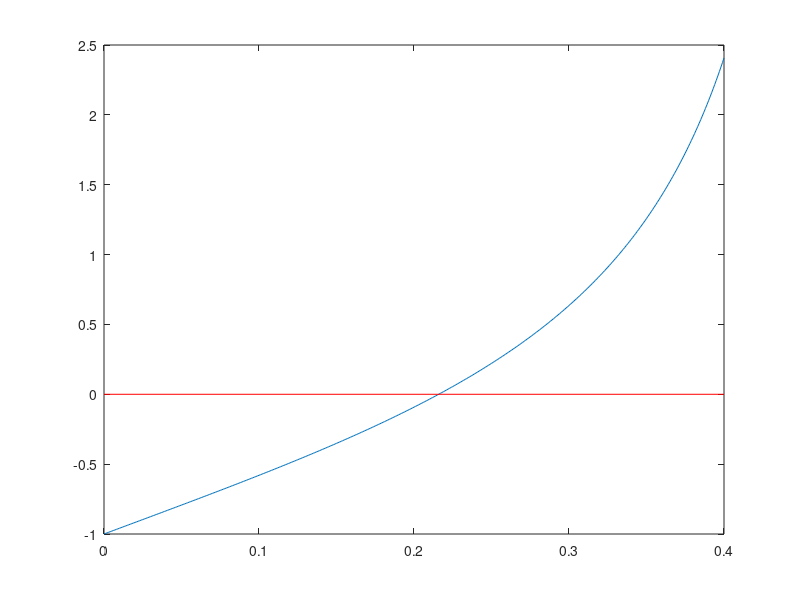

This chart was generated by the following MATLAB code:
function M = Nulpunkt1()

x = 0:0.001:0.4;

f = tan(pi*x)-exp(-x);
plot(x,f)
H=line([0.0 0.4], [0.0 0.0]);
set(H, 'Color', 'r');

